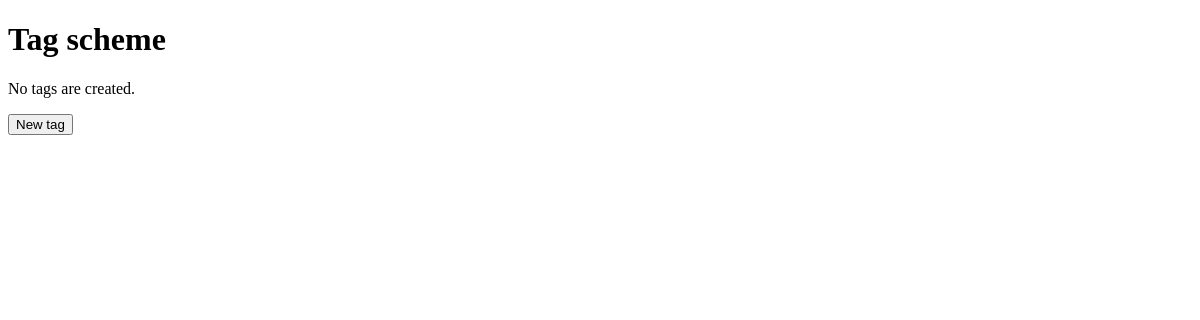
Before: /albums/tacr with the older database file.
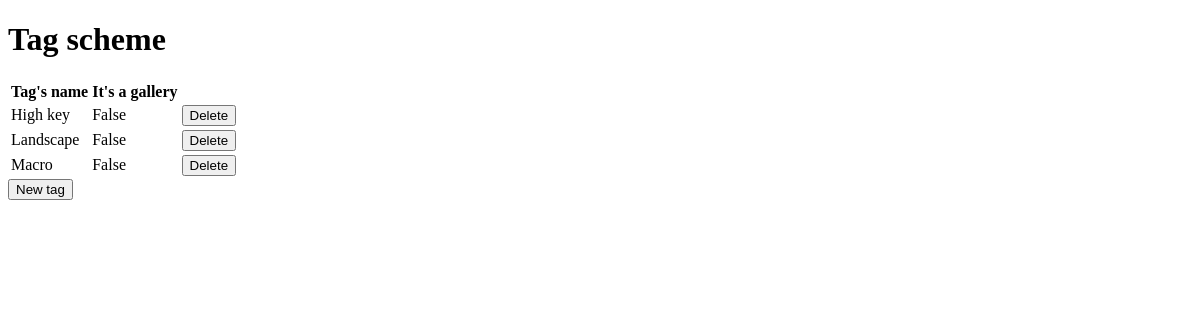
After: the same page with the newer database file.
### albums/models.py (models this page shows, shortened)
class Tag(models.Model):
    tag_name = models.CharField(unique=True, blank=False, max_length=60)
    is_a_gallery = models.BooleanField(default=False)
    class Meta:
        ordering = ["tag_name"]

### albums/views.py (the view)
# urls.py: path('tacr', views.create_tags, name='create-tag'),
@never_cache
def create_tags(request):
    created_tags = Tag.objects.all()
    if request.method == "POST":
        tagform = CreateTagForm(request.POST, request.FILES)
        if tagform.is_valid():
            tagform.save()
            messages.success(request, 'Tag added succesfully')
            return redirect('/albums/tacr')
        else:
            err = tagform.errors.as_json()
            errDict = json.loads(err)
            for e in errDict.values():
                for m in e:
                    msg = m['message']
                    messages.error(request, msg)
            print(errDict)
            tagform = CreateTagForm()
    else:
        tagform = CreateTagForm()
    context = {
        'tagform': tagform,
        'created_tags': created_tags,
        }
    return render(request, 'albums/tags.html', context)

### albums/templates/albums/tags.html (shortened to what this page needs)
{% load static %}
<!DOCTYPE html>
<html lang="en">
<head>
    <link rel='stylesheet' type="text/css" href="{% static "css/styletags.css" %}">
</head>
<body>
    <div id="main">
        <h1>Tag scheme</h1>
        {% if created_tags %}
            <table id="tags_table">
                <thead>
                    <tr>
                        <th>Tag's name</th>
                        <th>It's a gallery</th>
                    </tr>
                </thead>
                <tbody>
                    {% for tag in created_tags %}
                        <tr>
                            <td>{{ tag.tag_name }}</td>
                            <td>{{ tag.is_a_gallery }}</td>
                            <td>
                                <button value="{{ tag.pk }},{{ tag.tag_name }}" onclick="tagRem(value)">Delete</button>
                            </td>
                        </tr>
                    {% endfor %}
                </tbody>
            </table>
        {% else %}
            <p>No tags are created.</p>
        {% endif %}
        <button class="button" onclick="tagForm()">New tag</button>
    </div>
</body>
</html>

Changed rows visible on the page:
added Tag: tag_name "High key", is_a_gallery "False"
added Tag: tag_name "Landscape", is_a_gallery "False"
added Tag: tag_name "Macro", is_a_gallery "False"
Other visible differences:
text no longer shown: "No tags are created."
text now shown: "Tag's name It's a gallery"
